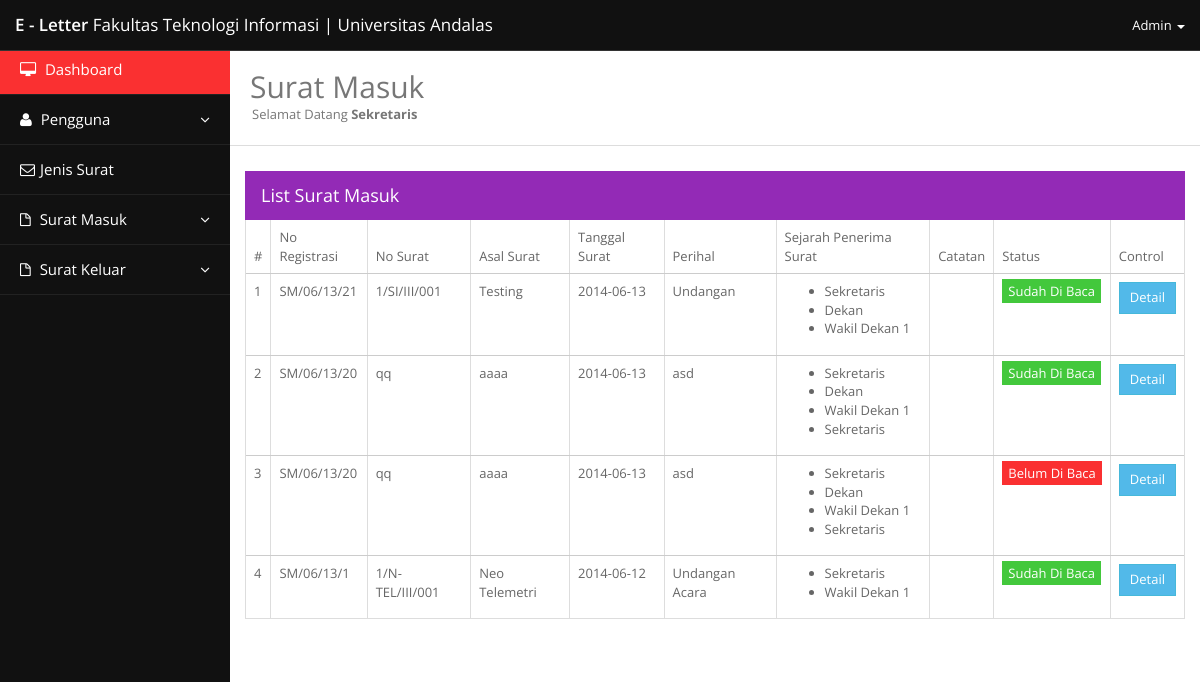
The page /?layout=list_sm (signed in) on the database its author committed.
### tables this page shows
CREATE TABLE IF NOT EXISTS `pemberitahuan_sm` (
  `id_pemberitahuan` int(3) NOT NULL AUTO_INCREMENT,
  `id_suratmasuk` int(3) NOT NULL,
  `id_user_penerima` int(3) NOT NULL,
  `id_user_pengirim` int(3) NOT NULL,
  `catatan` text NOT NULL,
  `status_baca` int(3) NOT NULL,
  PRIMARY KEY (`id_pemberitahuan`)
);

CREATE TABLE IF NOT EXISTS `surat_masuk` (
  `id_suratmasuk` int(4) NOT NULL AUTO_INCREMENT,
  `id_jenissurat` int(4) NOT NULL,
  `no_register` varchar(255) NOT NULL,
  `no_suratpengirim` varchar(255) NOT NULL,
  `asal` varchar(255) NOT NULL,
  `tgl_surat` date NOT NULL,
  `perihal` text NOT NULL,
  `keterangan` text NOT NULL,
  `ttd_oleh` varchar(255) NOT NULL,
  `tembusan` varchar(255) NOT NULL,
  `disposisi` varchar(255) NOT NULL,
  `file` varchar(255) NOT NULL,
  `tgl_input` date NOT NULL,
  `id_user` varchar(255) NOT NULL,
  PRIMARY KEY (`id_suratmasuk`)
);

CREATE TABLE IF NOT EXISTS `user` (
  `id_user` int(3) NOT NULL AUTO_INCREMENT,
  `nip` int(50) NOT NULL,
  `username` varchar(255) NOT NULL,
  `password` varchar(255) NOT NULL,
  `tipe_user` int(2) NOT NULL,
  `nama_depan` varchar(255) NOT NULL,
  `nama_tengah` varchar(255) NOT NULL,
  `nama_belakang` varchar(255) NOT NULL,
  `jabatan` varchar(255) NOT NULL,
  `no_telp` int(30) NOT NULL,
  `email` varchar(255) NOT NULL,
  PRIMARY KEY (`id_user`)
);

### index.php (called while the page is built, shortened)
<?php
  require_once('lib/mainClass.php');
  $myApp = new myApp();
  $myApp->mainView();
?>

### view/page/list_sm.php (the view, shortened to what this page needs)
                  <div class="widget wviolet">
			<div class="widget-head">
				<div class="pull-left">List Surat Masuk</div>
				<div class="clearfix"></div>
			</div>
			<div class="widget-content">
				<table class="table table-bordered ">
					<thead>
						<tr>
						  <th>#</th>
						  <th>No Registrasi</th>
                                            <th>No Surat</th>
						  <th>Asal Surat</th>
						  <th>Tanggal Surat</th>
						  <th>Perihal</th>
						  <th>Sejarah Penerima Surat</th>
                                            <th>Catatan</th>
						  <th>Status</th>
						  <th>Control</th>
						</tr>
					</thead>
					<tbody>
                                      <?php
					  require_once("lib/mainClass.php");
					  $listsm = new suratmasuk();
					  if(isset($_GET['acc']))
					    {
							if($_GET['acc']=='tgl_input')
							  {
								  $tgl_surat = new suratmasuk();
 								  $data = $tgl_surat->tgl_input_sm($_GET['tgl'],$_SESSION['id_user']);
							  }
							elseif($_GET['acc']=='tgl_surat')
							  {
								  $tgl_surat = new suratmasuk();
 								  $data = $tgl_surat->tgl_surat_sm($_GET['tgl'],$_SESSION['id_user']);
							  }
						}
					  else
					    {
							$data = $listsm->list_sm($_SESSION['id_user']);
						}
					  $x = 1;
					  if($data==null)
					    {
							?>
                                                <tr>
                                                  <td colspan="9"><center>Data Surat Masuk Belum Ada</center></td>
                                                </tr>
							<?php
						}
					  else
					    {
					  foreach($data as $datasurat)
					     {
					?>
						<tr>
						  <td><?php echo $x; $x++; ?></td>
						  <td><?php echo $datasurat['no_register']; ?></td>
                                            <td><?php echo $datasurat['no_suratpengirim']; ?></td>
						  <td><?php echo $datasurat['asal']; ?></td>
						  <td><?php echo $datasurat['tgl_surat']; ?></td>
						  <td><?php echo $datasurat['perihal']; ?></td>
						  <td>
                                              <ul>
                                              <?php
							  $list_history = new disposisi();
							  $detail = $list_history->history($datasurat['id']);
							  if ($detail==null)
							  {
								  echo "-";
							   }
							  else
							     {
							       foreach($detail as $dt)
									{
										echo "<li>".$dt['id']."</li>";
									}
								}
							?>
                                                </ul>
                                            </td>
                                            <td>
                                               <?php
							  $catatan = new disposisi();
							  $cat = $catatan->catatan($datasurat['id_notif']);
							 ?>
                                            </td>
						  <td><?php if($datasurat['status_baca']==0) { ?>
							  <span class="label label-important">Belum Di Baca</span> </a> <?php } else { ?><span class="label label-success">Sudah Di Baca</span><?php } ?></td>
						  <td>
							  <a href="index.php?layout=detail_sm&id=<?php echo $datasurat['id']; ?>&notif=<?php echo $datasurat['id_notif']; ?>"><button class="btn btn-sm btn-info">Detail</button></a>
						  </td>
						</tr>
                                       <?php
						 }
						}
					  ?>
					</tbody>
				</table>
			</div>
		</div>
</div>

### view/css/style.css (style rules this page uses)
* { border-radius: 0 !important; box-shadow: none !important; filter: progid:DXImageTransform.Microsoft.gradient(enabled = false) !important; text-shadow: none !important; font-family: "Open Sans", Arial, Helvetica, sans-serif; font-weight: 400; }
.btn { background-image: none !important; font-family: "Open Sans", Arial, Helvetica, sans-serif; }
body { font-size: 13px; line-height: 23px; color: #666; background:#111; padding-top: 45px; -webkit-font-smoothing: antialiased; }
a { color: #333; text-decoration: none !important; }
.btn { font-size: 13px !important; }
.label { font-weight: 400; padding: 3px 6px !important; font-size: 13px; }
.btn.btn-info { background: #52b9e9 !important; }
.label.label-success, .badge.badge-success { background: #43c83c !important; }
.label.label-important, .badge.badge-important { background: #fa3031 !important; }
.widget { margin-top: 10px; margin-bottom: 20px; background: #fff; }
.widget .table { margin: 0px; width: 100%; }
.widget .table-bordered { border: 0px; }
.widget .table-bordered th { border-bottom: 1px solid #ccc !important; }
.widget .table-bordered td { border-top: 0px !important; border-bottom: 1px solid #ccc !important; }
.widget .table-bordered tr:last-child td { border-bottom:0px !important; }
.widget .table-bordered td:first-child, .widget .table-bordered th:first-child { border-left: 0px; }
.widget .table-bordered td:last-child, .widget .table-bordered th:last-child { border-right:0px; }
.widget .widget-head { background-color: #f5f5f5; border: 1px solid #ddd; color: #777; font-size: 18px; padding: 12px 15px; }
.widget .widget-content { border-left: 1px solid #ddd; border-right:1px solid #ddd; border-bottom: 1px solid #ddd; }
.widget.wviolet .widget-head { background-color: #932ab6; border: 1px solid #932ab6; color: #fff; }

### rows shown on the page
pemberitahuan_sm: id_suratmasuk.no_register "SM/06/13/21", id_suratmasuk.no_suratpengirim "1/SI/III/001", id_suratmasuk.asal "Testing", id_suratmasuk.tgl_surat "2014-06-13", id_suratmasuk.perihal "Undangan", id "Sekretaris", status_baca "Sudah Di Baca"
pemberitahuan_sm: user.jabatan "Dekan"
pemberitahuan_sm: user.jabatan "Wakil Dekan 1"
pemberitahuan_sm: id_suratmasuk.no_register "SM/06/13/20", id_suratmasuk.no_suratpengirim "qq", id_suratmasuk.asal "aaaa", id_suratmasuk.tgl_surat "2014-06-13", id_suratmasuk.perihal "asd", id "Sekretaris", status_baca "Sudah Di Baca"
pemberitahuan_sm: user.jabatan "Dekan"
pemberitahuan_sm: user.jabatan "Wakil Dekan 1"
pemberitahuan_sm: id_suratmasuk.no_register "SM/06/13/20", id_suratmasuk.no_suratpengirim "qq", id_suratmasuk.asal "aaaa", id_suratmasuk.tgl_surat "2014-06-13", id_suratmasuk.perihal "asd", id "Sekretaris", status_baca "Belum Di Baca"
pemberitahuan_sm: id_suratmasuk.no_register "SM/06/13/1", id_suratmasuk.no_suratpengirim "1/N-TEL/III/001", id_suratmasuk.asal "Neo Telemetri", id_suratmasuk.tgl_surat "2014-06-12", id_suratmasuk.perihal "Undangan Acara", id "Sekretaris", status_baca "Sudah Di Baca"
pemberitahuan_sm: user.jabatan "Wakil Dekan 1"

### other values the page prints
$_SESSION['jabatan'] "Sekretaris"
